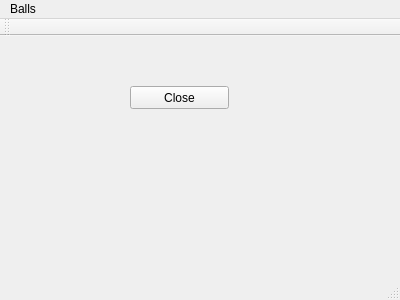
<?xml version="1.0" encoding="UTF-8"?>
<ui version="4.0">
 <class>MainWindow</class>
 <widget class="QMainWindow" name="MainWindow">
  <property name="geometry">
   <rect>
    <x>0</x>
    <y>0</y>
    <width>400</width>
    <height>300</height>
   </rect>
  </property>
  <property name="windowTitle">
   <string>MainWindow</string>
  </property>
  <widget class="QWidget" name="centralWidget">
   <widget class="QPushButton" name="pushButton">
    <property name="geometry">
     <rect>
      <x>130</x>
      <y>50</y>
      <width>99</width>
      <height>23</height>
     </rect>
    </property>
    <property name="text">
     <string>Close</string>
    </property>
   </widget>
  </widget>
  <widget class="QMenuBar" name="menuBar">
   <property name="geometry">
    <rect>
     <x>0</x>
     <y>0</y>
     <width>400</width>
     <height>20</height>
    </rect>
   </property>
   <widget class="QMenu" name="menuBalls">
    <property name="title">
     <string>Balls</string>
    </property>
    <addaction name="separator"/>
   </widget>
   <addaction name="menuBalls"/>
  </widget>
  <widget class="QToolBar" name="mainToolBar">
   <attribute name="toolBarArea">
    <enum>TopToolBarArea</enum>
   </attribute>
   <attribute name="toolBarBreak">
    <bool>false</bool>
   </attribute>
  </widget>
  <widget class="QStatusBar" name="statusBar"/>
 </widget>
 <layoutdefault spacing="6" margin="11"/>
 <resources/>
 <connections>
  <connection>
   <sender>pushButton</sender>
   <signal>clicked()</signal>
   <receiver>MainWindow</receiver>
   <slot>close()</slot>
   <hints>
    <hint type="sourcelabel">
     <x>181</x>
     <y>87</y>
    </hint>
    <hint type="destinationlabel">
     <x>208</x>
     <y>158</y>
    </hint>
   </hints>
  </connection>
 </connections>
</ui>
